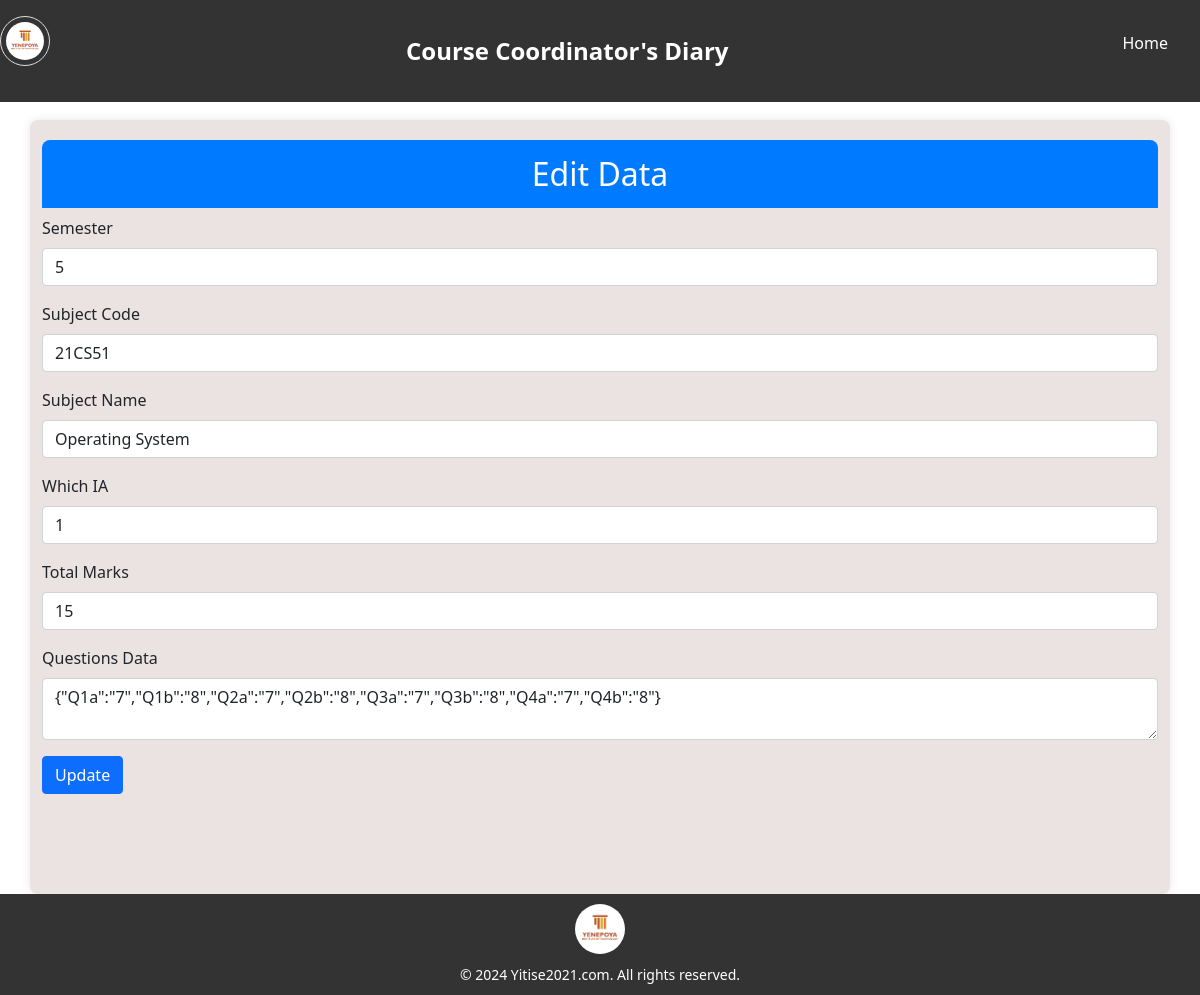
Screenshot of /edit_qp_split_data.php?id=38 with the database file from the repository.
### tables this page shows
CREATE TABLE `qp_split_up` (
  `id` int(11) NOT NULL,
  `semester` int(11) DEFAULT NULL,
  `sub_code` varchar(20) DEFAULT NULL,
  `sub_name` varchar(100) DEFAULT NULL,
  `which_ia` int(11) DEFAULT NULL,
  `total_marks` int(11) DEFAULT NULL,
  `co_data` text DEFAULT NULL,
  `co_totals` longtext NOT NULL CHECK (json_valid(`co_totals`)),
  `questions_data` text DEFAULT NULL,
  `created_at` timestamp NOT NULL DEFAULT current_timestamp()
);

### edit_qp_split_data.php (the view, shortened to what this page needs)
<?php
include('connection/dbconfig.php');
if (isset($_GET['id'])) {
    $id = $_GET['id'];
    $query = "SELECT * FROM qp_split_up WHERE id = $id";
    $result = mysqli_query($conn, $query);
    if (mysqli_num_rows($result) == 1) {
        $row = mysqli_fetch_assoc($result);
    } else {
        echo "Record not found.";
        exit;
    }
}
?>
<!DOCTYPE html>
<html lang="en">
<head>
    <link rel="stylesheet" href="style/styles.css">
    <link href="https://cdn.jsdelivr.net/npm/bootstrap@5.1.3/dist/css/bootstrap.min.css" rel="stylesheet">
</head>
<body>
<header class="header">
    <nav class="nav">
        <div class="logo-container">
  <img src="image/logo.png" alt="Logo" class="logo-image">
        </div>
        <div class="logo">Course Coordinator's Diary</div>
        <ul class="nav-links">
            <li><a href="home.php">Home</a></li>
        </ul>
    </nav>
</header> <br><br><br>
    <div class="container mt-5">
        <h2>Edit Data</h2>
        <form method="POST" action="edit_qp_split_data.php">
            <div class="mb-3">
                <label for="semester" class="form-label">Semester</label>
                <input type="text" class="form-control" id="semester" name="semester" value="<?php echo $row['semester']; ?>" required>
            </div>
            <div class="mb-3">
                <label for="sub_code" class="form-label">Subject Code</label>
                <input type="text" class="form-control" id="sub_code" name="sub_code" value="<?php echo $row['sub_code']; ?>" required>
            </div>
            <div class="mb-3">
                <label for="sub_name" class="form-label">Subject Name</label>
                <input type="text" class="form-control" id="sub_name" name="sub_name" value="<?php echo $row['sub_name']; ?>" required>
            </div>
            <div class="mb-3">
                <label for="which_ia" class="form-label">Which IA</label>
                <input type="text" class="form-control" id="which_ia" name="which_ia" value="<?php echo $row['which_ia']; ?>" required>
            </div>
            <div class="mb-3">
                <label for="total_marks" class="form-label">Total Marks</label>
                <input type="text" class="form-control" id="total_marks" name="total_marks" value="<?php echo $row['total_marks']; ?>" required>
            </div>
            <div class="mb-3">
                <label for="questions_data" class="form-label">Questions Data</label>
                <textarea class="form-control" id="questions_data" name="questions_data" required><?php echo htmlspecialchars($row['questions_data']); ?></textarea>
            </div>
            <button type="submit" name="update" class="btn btn-primary">Update</button>
        </form>
    </div>
    <footer>
    <img src="image/logo.png" alt="Logo" class="footer-logo">
    <p>&copy; 2024 Yitise2021.com. All rights reserved.</p>
</footer>
</body>
</html>

### style/styles.css (style rules this page uses)
* { margin: 0; padding: 0; box-sizing: border-box; }
body { font-family: Arial, sans-serif; margin: 0; padding: 0; background: #e4e9f7; background-size: 400% 400%; animation: gradientBackground 15s ease infinite; display: flex; flex-direction: column; min-height: 100vh; }
.header { background: #333; color: #fff; padding: 1rem 0; text-align: center; position: fixed; width: 100%; top: 0; z-index: 1000; }
.container { max-width: 90%; margin: 100px auto 0; background-color: rgb(235, 226, 226); padding: 20px; flex: 1; padding-bottom: 100px; border-radius: 8px; box-shadow: 0 0 10px rgba(0, 0, 0, 0.1); }
.logo-container { text-align: center; margin-bottom: 20px; }
.logo-image { width: 50px; height: 50px; border-radius: 50%; border: 1px solid #ddd; padding: 5px; }
.logo { font-size: 18px; font-weight: bold; margin-left: 10px; }
.nav { display: flex; justify-content: space-between; align-items: center; max-width: 1200px; margin: 0 auto; padding: 0 2rem; }
.logo { font-size: 1.5rem; font-weight: bold; }
.nav-links { list-style: none; }
.nav-links li { display: inline; margin-left: 1rem; }
.nav-links a { color: #fff; text-decoration: none; font-size: 1rem; transition: color 0.3s ease; }
footer { bottom: 0; width: 100%; text-align: center; padding: 20px; background-color: #333; color: white; display: flex; flex-direction: column; align-items: center; padding: 10px; }
.footer-logo { width: 50px; height: 50px; border-radius: 50%; margin-bottom: 10px; }
footer p { margin: 0; font-size: 14px; color: white; }
h1, h2 { text-align: center; }
h2 { background-color: #007bff; color: #fff; text-align: center; padding: 15px; border-top-left-radius: 8px; border-top-right-radius: 8px; margin-top: -30px; margin-bottom: 20px; position: relative; }

### rows the page displays
qp_split_up: semester "5", sub_code "21CS51", sub_name "Operating System", which_ia "1", total_marks "15", questions_data "{\"Q1a\":\"7\",\"Q1b\":\"8\",\"Q2a\":\"7\",\"Q2b\":\"8\",\"Q3a\":\"7\",\"Q3b\":\"8\",\"Q4a\":\"7\",\"Q4b\":\"8\"}"
